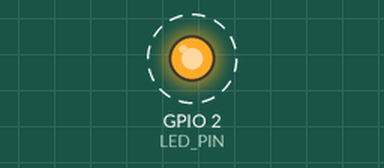
A sketch run on a simulated ESP32. Shown: output pins drawn as LEDs (lit = HIGH). Dashed ring = blinking. What the sketch prints to the serial monitor is not drawn.

Above: at 1.5 s.
Timing chart, 0 to 5.6 s (numbered marks = the images above):
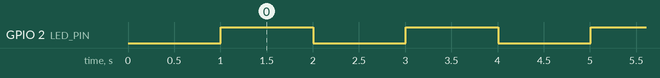

Measured:
- by itself, GPIO 2 (LED_PIN): alternates HIGH for 1.0 s and LOW for 1.0 s

The sketch:

blink.ino
```cpp
// Default ESP32 Blink Sketch
// Blinks onboard LED (GPIO 2) every 1 second and reports status via Serial

#define LED_PIN 2

void setup() {
  Serial.begin(115200);
  pinMode(LED_PIN, OUTPUT);
  delay(1000);
  Serial.println("\n==================================");
  Serial.println("ESP32 Blink Firmware Running!");
  Serial.println("Blinking onboard LED on GPIO 2");
  Serial.println("==================================");
}

void loop() {
  digitalWrite(LED_PIN, HIGH);
  Serial.println("[ESP32] LED is ON");
  delay(1000);

  digitalWrite(LED_PIN, LOW);
  Serial.println("[ESP32] LED is OFF");
  delay(1000);
}
```
